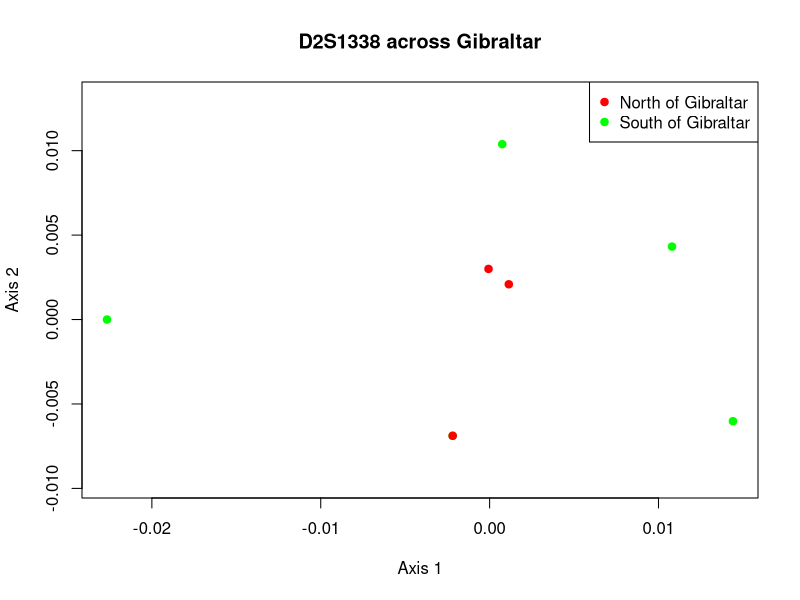

Write R code to recreate this figure.

# read input into R data frame
reynolds_frame <- read.table(file="locus_D2S1338.mat",fill=TRUE,header=TRUE)

# make distance matrix and change into R dist object 
reynolds_matrix <- as.matrix(reynolds_frame)
reynolds_dist <- as.dist(reynolds_matrix)

# define colors to identify regions
region_colors <- rep("green",times=nrow(reynolds_frame))
region_colors[grep("Spain",colnames(reynolds_frame))] <- "red"

# required R library for this MDS
require(vegan)

# run the MDS
D2S1338_MDS <- metaMDS(reynolds_dist)

# open PNG device to output graphic in PNG format
png(file="D2S1338_MDS_plot.png")

# create the plot
plot(D2S1338_MDS,type="n",xlab="Axis 1", ylab="Axis 2", main="D2S1338 across Gibraltar")

# add the points
points(D2S1338_MDS,pch=19,col=region_colors)

# add a legend
legend("topright", legend=c("North of Gibraltar", "South of Gibraltar"), pch=19, col=c("red", "green"))

# close the PNG device
dev.off()
